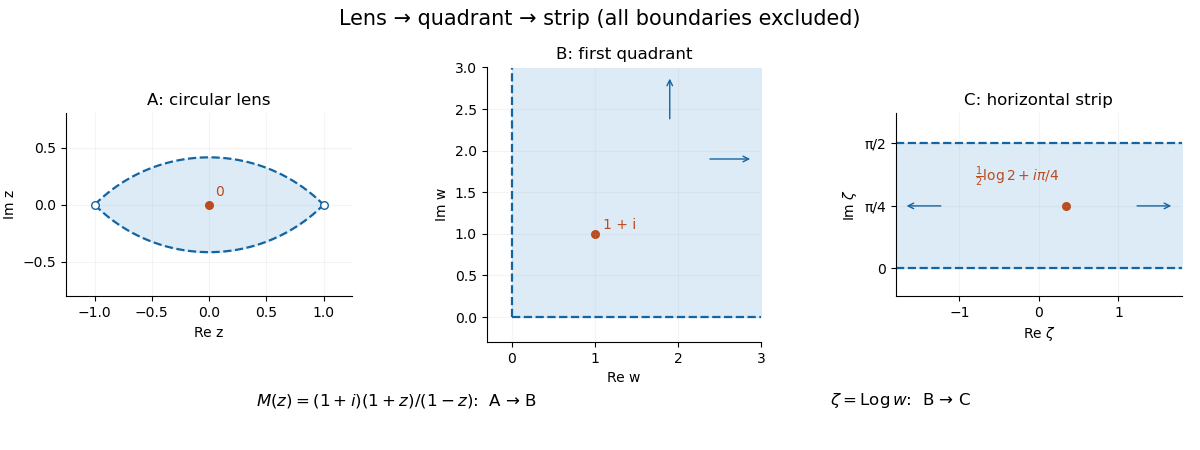

Source code (Python):
"""Original three-region conformal-map diagram; output to the current directory."""
from pathlib import Path
import matplotlib
matplotlib.use('Agg')
import matplotlib.pyplot as plt
import numpy as np

fig,axes=plt.subplots(1,3,figsize=(12,4.5),dpi=100,facecolor='white')
color='#1264a3';fill='#dcebf6';point='#bc4b1d'
ax=axes[0];x=np.linspace(-1,1,501);upper=np.sqrt(2-x*x)-1
ax.fill_between(x,-upper,upper,color=fill)
ax.plot(x,upper,color=color,ls='--',lw=1.6);ax.plot(x,-upper,color=color,ls='--',lw=1.6)
ax.scatter([-1,1],[0,0],s=30,facecolor='white',edgecolor=color,zorder=4)
ax.scatter([0],[0],s=30,color=point,zorder=5);ax.text(.05,.08,'0',color=point)
ax.set(xlim=(-1.25,1.25),ylim=(-.80,.80),title='A: circular lens',xlabel='Re z',ylabel='Im z')
ax.set_aspect('equal',adjustable='box')
ax=axes[1];ax.fill_between([0,3.0],0,3,color=fill)
ax.plot([0,3],[0,0],ls='--',color=color,lw=1.6);ax.plot([0,0],[0,3],ls='--',color=color,lw=1.6)
ax.annotate('',xy=(2.9,1.9),xytext=(2.35,1.9),arrowprops=dict(arrowstyle='->',color=color))
ax.annotate('',xy=(1.9,2.9),xytext=(1.9,2.35),arrowprops=dict(arrowstyle='->',color=color))
ax.scatter([1],[1],s=30,color=point);ax.text(1.1,1.06,'1 + i',color=point)
ax.set(xlim=(-.3,3),ylim=(-.3,3),title='B: first quadrant',xlabel='Re w',ylabel='Im w')
ax.set_aspect('equal',adjustable='box')
ax=axes[2];ax.fill_between([-1.8,1.8],0,np.pi/2,color=fill)
for yy in (0,np.pi/2):ax.axhline(yy,color=color,ls='--',lw=1.6)
for end,start in [(-1.7,-1.2),(1.7,1.2)]:ax.annotate('',xy=(end,np.pi/4),xytext=(start,np.pi/4),arrowprops=dict(arrowstyle='->',color=color))
ax.scatter([np.log(2)/2],[np.pi/4],s=30,color=point)
ax.annotate(r'$\frac{1}{2}\log2+i\pi/4$',xy=(np.log(2)/2,np.pi/4),xytext=(-.8,1.1),fontsize=10,color=point)
ax.set(xlim=(-1.8,1.8),ylim=(-.35,1.95),title='C: horizontal strip',xlabel=r'Re $\zeta$',ylabel=r'Im $\zeta$')
ax.set_yticks([0,np.pi/4,np.pi/2],['0','π/4','π/2']);ax.set_aspect('equal',adjustable='box')
for ax in axes:
    ax.grid(alpha=.13);ax.spines[['top','right']].set_visible(False)
fig.text(.33,.10,r'$M(z)=(1+i)(1+z)/(1-z)$:  A → B',ha='center',fontsize=12)
fig.text(.75,.10,r'$\zeta=\operatorname{Log}w$:  B → C',ha='center',fontsize=12)
fig.suptitle('Lens → quadrant → strip (all boundaries excluded)',fontsize=15,y=.98)
fig.subplots_adjust(left=.055,right=.985,top=.85,bottom=.24,wspace=.45)
fig.savefig(Path(__file__).with_suffix('.png').name,facecolor='white',dpi=100)
plt.close(fig)
